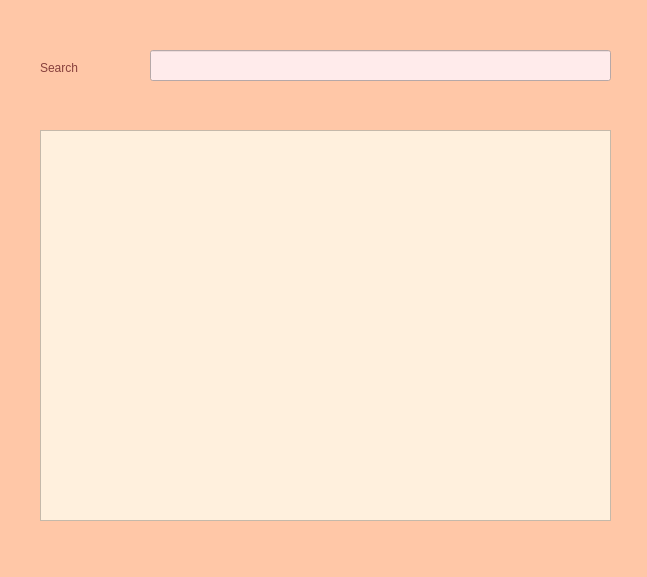
<?xml version="1.0" encoding="UTF-8"?>
<ui version="4.0">
 <class>MainWindow</class>
 <widget class="QMainWindow" name="MainWindow">
  <property name="geometry">
   <rect>
    <x>0</x>
    <y>0</y>
    <width>647</width>
    <height>577</height>
   </rect>
  </property>
  <property name="windowTitle">
   <string>MainWindow</string>
  </property>
  <property name="styleSheet">
   <string notr="true">background-color: rgb(255, 199, 167);
</string>
  </property>
  <widget class="QWidget" name="centralwidget">
   <widget class="QLabel" name="label">
    <property name="geometry">
     <rect>
      <x>40</x>
      <y>60</y>
      <width>91</width>
      <height>16</height>
     </rect>
    </property>
    <property name="styleSheet">
     <string notr="true">color: rgb(135, 64, 60);
font: 10pt &quot;MS Shell Dlg 2&quot;;</string>
    </property>
    <property name="text">
     <string>Search</string>
    </property>
   </widget>
   <widget class="QLineEdit" name="tbSearch">
    <property name="geometry">
     <rect>
      <x>150</x>
      <y>50</y>
      <width>461</width>
      <height>31</height>
     </rect>
    </property>
    <property name="styleSheet">
     <string notr="true">background-color: rgb(255, 235, 235);
color: rgb(135, 64, 60);
font: 10pt &quot;MS Shell Dlg 2&quot;;</string>
    </property>
   </widget>
   <widget class="QTableWidget" name="tableWidget">
    <property name="geometry">
     <rect>
      <x>40</x>
      <y>130</y>
      <width>571</width>
      <height>391</height>
     </rect>
    </property>
    <property name="styleSheet">
     <string notr="true">background-color: rgb(255, 240, 221);</string>
    </property>
   </widget>
  </widget>
  <widget class="QMenuBar" name="menubar">
   <property name="geometry">
    <rect>
     <x>0</x>
     <y>0</y>
     <width>647</width>
     <height>21</height>
    </rect>
   </property>
  </widget>
  <widget class="QStatusBar" name="statusbar"/>
 </widget>
 <resources/>
 <connections/>
</ui>
